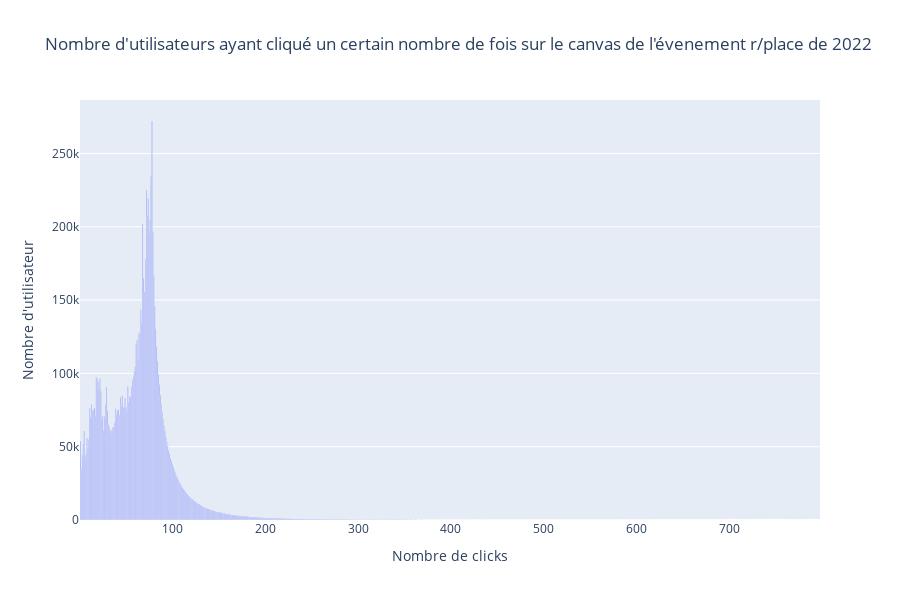
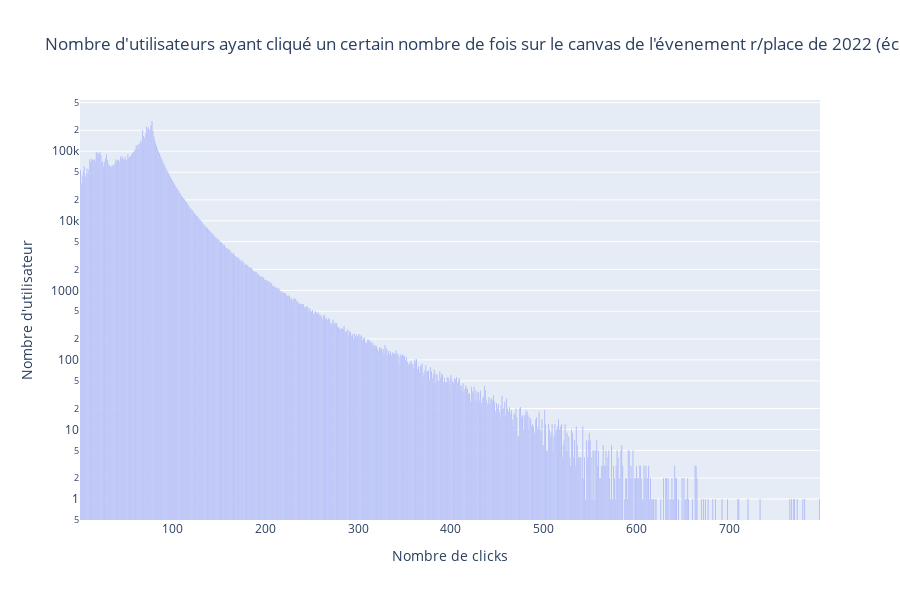

Write notebook code for charts like these, in order.
### Markdown cell above
# Most active users

### Code cell
args = dict(
    data_frame=df_user_per_clicks,
    x="index",
    y="count",
    log_y=False,
    title="Nombre d'utilisateurs ayant cliqué un certain nombre de fois sur le canvas de l'évenement r/place de 2022",
    labels={"index": "Nombre de clicks", "count": "Nombre d'utilisateur"},
    height=600
)

fig = px.bar(**args)
fig.write_html(f"html/users_clicks.html")
fig.show()

args["log_y"] = True
args["title"] = f"{args['title']} (échelle logarithme)"
fig = px.bar(**args)
fig.write_html(f"html/users_clicks_log.html")
fig.show()

### Figure 1 — Plotly figure (JSON) as saved in the notebook; plotly's stock layout.template omitted (floating-point values rounded to 4 significant figures; data arrays with more than 128 entries replaced by an {"elided": "..."} marker saying what was removed)
{"data": [{"alignmentgroup": "True", "hovertemplate": "Nombre de clicks=%{x}<br>Nombre d'utilisateur=%{y}<extra></extra>", "legendgroup": "", "marker": {"color": "#636efa", "pattern": {"shape": ""}}, "name": "", "offsetgroup": "", "orientation": "v", "showlegend": false, "textposition": "auto", "type": "bar", "x": {"elided": "664 int values"}, "xaxis": "x", "y": {"elided": "664 int values"}, "yaxis": "y"}], "layout": {"barmode": "relative", "height": 600, "legend": {"tracegroupgap": 0}, "title": {"text": "Nombre d'utilisateurs ayant cliqué un certain nombre de fois sur le canvas de l'évenement r/place de 2022"}, "xaxis": {"anchor": "y", "domain": [0, 1], "title": {"text": "Nombre de clicks"}}, "yaxis": {"anchor": "x", "domain": [0, 1], "title": {"text": "Nombre d'utilisateur"}}}}

### Figure 2 — Plotly figure (JSON) as saved in the notebook; plotly's stock layout.template omitted (floating-point values rounded to 4 significant figures; data arrays with more than 128 entries replaced by an {"elided": "..."} marker saying what was removed)
{"data": [{"alignmentgroup": "True", "hovertemplate": "Nombre de clicks=%{x}<br>Nombre d'utilisateur=%{y}<extra></extra>", "legendgroup": "", "marker": {"color": "#636efa", "pattern": {"shape": ""}}, "name": "", "offsetgroup": "", "orientation": "v", "showlegend": false, "textposition": "auto", "type": "bar", "x": {"elided": "664 int values"}, "xaxis": "x", "y": {"elided": "664 int values"}, "yaxis": "y"}], "layout": {"barmode": "relative", "height": 600, "legend": {"tracegroupgap": 0}, "title": {"text": "Nombre d'utilisateurs ayant cliqué un certain nombre de fois sur le canvas de l'évenement r/place de 2022 (échelle logarithme)"}, "xaxis": {"anchor": "y", "domain": [0, 1], "title": {"text": "Nombre de clicks"}}, "yaxis": {"anchor": "x", "domain": [0, 1], "title": {"text": "Nombre d'utilisateur"}, "type": "log"}}}
